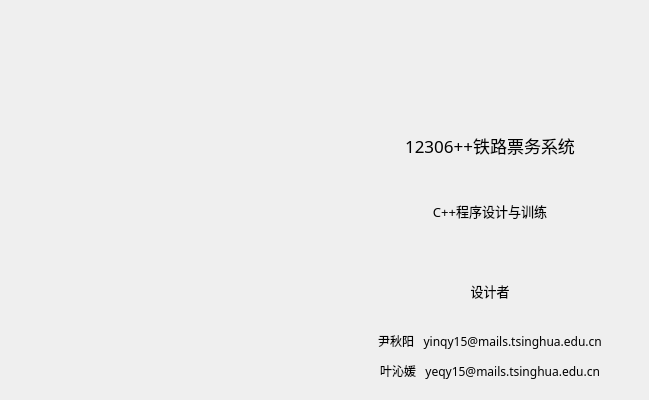
    <widget class="QWidget" name="tab_4">
     <attribute name="title">
      <string>关于我们</string>
     </attribute>
     <widget class="QLabel" name="label">
      <property name="geometry">
       <rect>
        <x>340</x>
        <y>120</y>
        <width>300</width>
        <height>51</height>
       </rect>
      </property>
      <property name="font">
       <font>
        <family>微软雅黑</family>
        <pointsize>13</pointsize>
       </font>
      </property>
      <property name="text">
       <string>12306++铁路票务系统</string>
      </property>
      <property name="alignment">
       <set>Qt::AlignCenter</set>
      </property>
     </widget>
     <widget class="QLabel" name="label_2">
      <property name="geometry">
       <rect>
        <x>390</x>
        <y>190</y>
        <width>200</width>
        <height>41</height>
       </rect>
      </property>
      <property name="font">
       <font>
        <family>微软雅黑</family>
        <pointsize>10</pointsize>
       </font>
      </property>
      <property name="text">
       <string>C++程序设计与训练</string>
      </property>
      <property name="alignment">
       <set>Qt::AlignCenter</set>
      </property>
     </widget>
     <widget class="QLabel" name="label_3">
      <property name="geometry">
       <rect>
        <x>390</x>
        <y>270</y>
        <width>200</width>
        <height>41</height>
       </rect>
      </property>
      <property name="font">
       <font>
        <family>微软雅黑</family>
        <pointsize>10</pointsize>
       </font>
      </property>
      <property name="text">
       <string>设计者</string>
      </property>
      <property name="alignment">
       <set>Qt::AlignCenter</set>
      </property>
     </widget>
     <widget class="QLabel" name="label_4">
      <property name="geometry">
       <rect>
        <x>340</x>
        <y>320</y>
        <width>300</width>
        <height>41</height>
       </rect>
      </property>
      <property name="font">
       <font>
        <family>微软雅黑</family>
        <pointsize>9</pointsize>
       </font>
      </property>
      <property name="text">
       <string>尹秋阳   yinqy15@mails.tsinghua.edu.cn</string>
      </property>
      <property name="alignment">
       <set>Qt::AlignCenter</set>
      </property>
     </widget>
     <widget class="QLabel" name="label_5">
      <property name="geometry">
       <rect>
        <x>340</x>
        <y>350</y>
        <width>300</width>
        <height>41</height>
       </rect>
      </property>
      <property name="font">
       <font>
        <family>微软雅黑</family>
        <pointsize>9</pointsize>
       </font>
      </property>
      <property name="text">
       <string>叶沁媛   yeqy15@mails.tsinghua.edu.cn</string>
      </property>
      <property name="alignment">
       <set>Qt::AlignCenter</set>
      </property>
     </widget>
    </widget>
